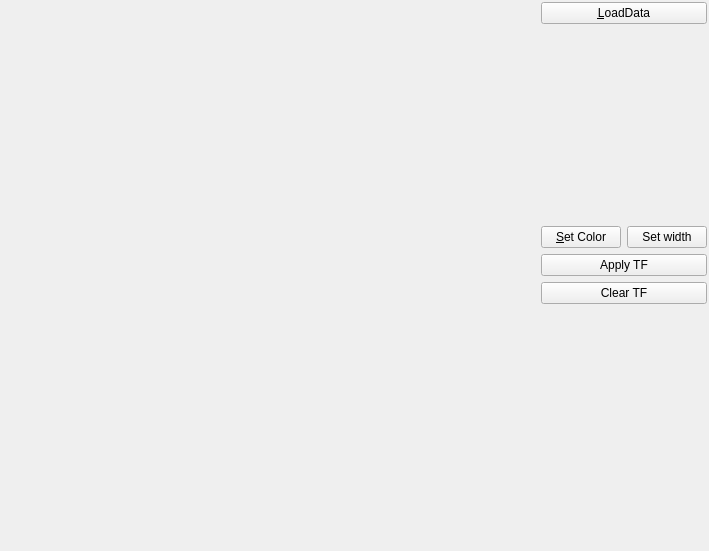
<?xml version="1.0" encoding="UTF-8"?>
<ui version="4.0">
 <class>QtRaSKClass</class>
 <widget class="QMainWindow" name="QtRaSKClass">
  <property name="geometry">
   <rect>
    <x>0</x>
    <y>0</y>
    <width>709</width>
    <height>551</height>
   </rect>
  </property>
  <property name="windowTitle">
   <string>RaSK: RaycastStereoKinect</string>
  </property>
  <property name="locale">
   <locale language="English" country="UnitedStates"/>
  </property>
  <widget class="QWidget" name="centralWidget">
   <property name="sizePolicy">
    <sizepolicy hsizetype="Expanding" vsizetype="Expanding">
     <horstretch>0</horstretch>
     <verstretch>0</verstretch>
    </sizepolicy>
   </property>
   <property name="autoFillBackground">
    <bool>true</bool>
   </property>
   <layout class="QHBoxLayout" name="horizontalLayout_2">
    <property name="spacing">
     <number>4</number>
    </property>
    <property name="leftMargin">
     <number>2</number>
    </property>
    <property name="topMargin">
     <number>2</number>
    </property>
    <property name="rightMargin">
     <number>2</number>
    </property>
    <property name="bottomMargin">
     <number>2</number>
    </property>
    <item>
     <widget class="OGLWidget" name="widget" native="true">
      <property name="sizePolicy">
       <sizepolicy hsizetype="Expanding" vsizetype="Expanding">
        <horstretch>0</horstretch>
        <verstretch>0</verstretch>
       </sizepolicy>
      </property>
      <property name="baseSize">
       <size>
        <width>506</width>
        <height>404</height>
       </size>
      </property>
      <property name="focusPolicy">
       <enum>Qt::StrongFocus</enum>
      </property>
     </widget>
    </item>
    <item>
     <layout class="QVBoxLayout" name="verticalLayout_4">
      <item>
       <layout class="QVBoxLayout" name="verticalLayout_3">
        <item>
         <widget class="QPushButton" name="pushButton_3">
          <property name="text">
           <string>&amp;LoadData</string>
          </property>
         </widget>
        </item>
        <item>
         <spacer name="verticalSpacer">
          <property name="orientation">
           <enum>Qt::Vertical</enum>
          </property>
          <property name="sizeHint" stdset="0">
           <size>
            <width>20</width>
            <height>40</height>
           </size>
          </property>
         </spacer>
        </item>
        <item>
         <widget class="PaintArea" name="pain_w" native="true">
          <property name="baseSize">
           <size>
            <width>256</width>
            <height>64</height>
           </size>
          </property>
         </widget>
        </item>
        <item>
         <layout class="QHBoxLayout" name="horizontalLayout">
          <item>
           <widget class="QPushButton" name="pushButton">
            <property name="text">
             <string>&amp;Set Color</string>
            </property>
           </widget>
          </item>
          <item>
           <widget class="QPushButton" name="pushButton_2">
            <property name="text">
             <string>Set width</string>
            </property>
           </widget>
          </item>
         </layout>
        </item>
       </layout>
      </item>
      <item>
       <widget class="QPushButton" name="pushButton_4">
        <property name="text">
         <string>Apply TF</string>
        </property>
       </widget>
      </item>
      <item>
       <widget class="QPushButton" name="pushButton_5">
        <property name="text">
         <string>Clear TF</string>
        </property>
       </widget>
      </item>
      <item>
       <spacer name="verticalSpacer_2">
        <property name="orientation">
         <enum>Qt::Vertical</enum>
        </property>
        <property name="sizeType">
         <enum>QSizePolicy::MinimumExpanding</enum>
        </property>
        <property name="sizeHint" stdset="0">
         <size>
          <width>20</width>
          <height>40</height>
         </size>
        </property>
       </spacer>
      </item>
     </layout>
    </item>
   </layout>
  </widget>
 </widget>
 <layoutdefault spacing="6" margin="11"/>
 <customwidgets>
  <customwidget>
   <class>OGLWidget</class>
   <extends>QWidget</extends>
   <header>oglwidget.h</header>
   <container>1</container>
  </customwidget>
  <customwidget>
   <class>PaintArea</class>
   <extends>QWidget</extends>
   <header>paintarea.h</header>
   <container>1</container>
  </customwidget>
 </customwidgets>
 <resources>
  <include location="qtrask.qrc"/>
 </resources>
 <connections>
  <connection>
   <sender>pushButton</sender>
   <signal>clicked()</signal>
   <receiver>QtRaSKClass</receiver>
   <slot>brushColor()</slot>
   <hints>
    <hint type="sourcelabel">
     <x>699</x>
     <y>265</y>
    </hint>
    <hint type="destinationlabel">
     <x>769</x>
     <y>236</y>
    </hint>
   </hints>
  </connection>
  <connection>
   <sender>pushButton_2</sender>
   <signal>clicked()</signal>
   <receiver>QtRaSKClass</receiver>
   <slot>brushWidth()</slot>
   <hints>
    <hint type="sourcelabel">
     <x>780</x>
     <y>265</y>
    </hint>
    <hint type="destinationlabel">
     <x>861</x>
     <y>210</y>
    </hint>
   </hints>
  </connection>
  <connection>
   <sender>pushButton_3</sender>
   <signal>clicked()</signal>
   <receiver>QtRaSKClass</receiver>
   <slot>loadData()</slot>
   <hints>
    <hint type="sourcelabel">
     <x>674</x>
     <y>22</y>
    </hint>
    <hint type="destinationlabel">
     <x>670</x>
     <y>223</y>
    </hint>
   </hints>
  </connection>
  <connection>
   <sender>pushButton_4</sender>
   <signal>clicked()</signal>
   <receiver>QtRaSKClass</receiver>
   <slot>updateTRF()</slot>
   <hints>
    <hint type="sourcelabel">
     <x>660</x>
     <y>291</y>
    </hint>
    <hint type="destinationlabel">
     <x>659</x>
     <y>323</y>
    </hint>
   </hints>
  </connection>
  <connection>
   <sender>pushButton_5</sender>
   <signal>clicked()</signal>
   <receiver>QtRaSKClass</receiver>
   <slot>resetColor()</slot>
   <hints>
    <hint type="sourcelabel">
     <x>723</x>
     <y>315</y>
    </hint>
    <hint type="destinationlabel">
     <x>711</x>
     <y>349</y>
    </hint>
   </hints>
  </connection>
 </connections>
 <slots>
  <slot>brushColor()</slot>
  <slot>brushWidth()</slot>
  <slot>loadData()</slot>
  <slot>updateTRF()</slot>
  <slot>resetColor()</slot>
 </slots>
</ui>
